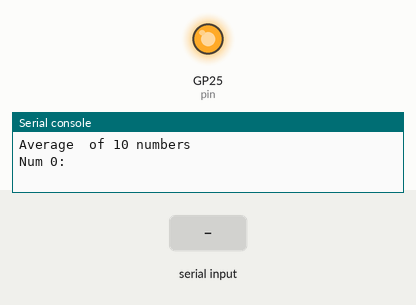
Recording of a program running on a simulated Raspberry Pi Pico running MicroPython. Shown: output pins drawn as LEDs (lit = HIGH), the last lines printed to the serial console. The inputs (shaded band) are chosen by the test bench.

Above: at 1.2 s.
1.3 s: "5" typed at the serial console, then Enter
At 2.0 s:
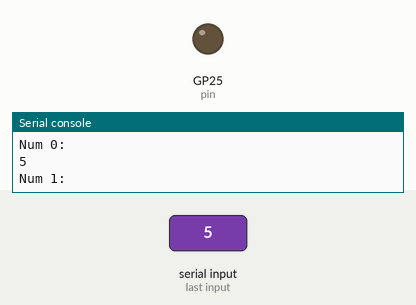
2.8 s: "90" typed at the serial console, then Enter
At 3.1 s:
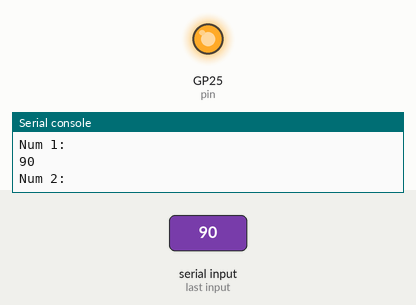
4.3 s: "200" typed at the serial console, then Enter
At 5.5 s:
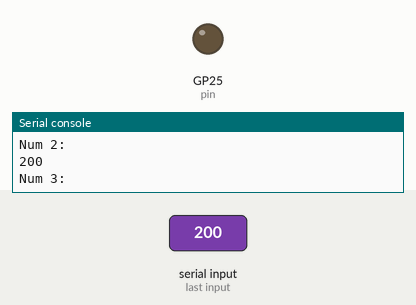
Timing chart, 0 to 7.3 s (numbered marks = the images above; inputs shaded):
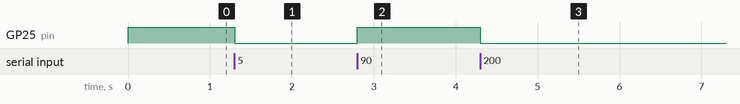

Measured:
- after the input at 1.3 s, GP25 (pin): HIGH → LOW at once
- after the input at 2.8 s, GP25 (pin): LOW → HIGH at once
- after the input at 4.3 s, GP25 (pin): HIGH → LOW at once

The program:

average10.py
```python
from machine import Pin
from utime import sleep

pin = Pin("LED", Pin.OUT)

print('Average  of 10 numbers')
pin.value(1)
value = 0
for i in range(10):
    value += float(input(f'Num {i}: '))
    pin.toggle()

print('Average: ', value/10)
while True:
    try:
        pin.toggle()
        sleep(1) # sleep 1sec
    except KeyboardInterrupt:
        break
pin.off()
print("Finished.")
```
